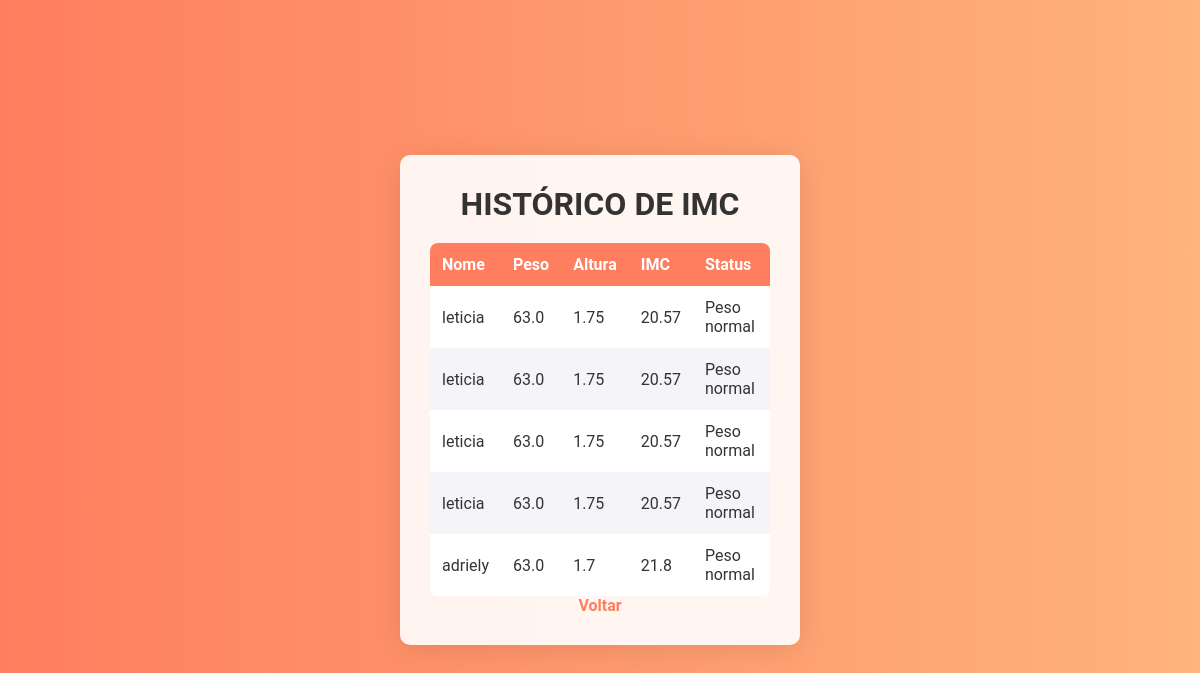
Page /listar on the earlier database version.
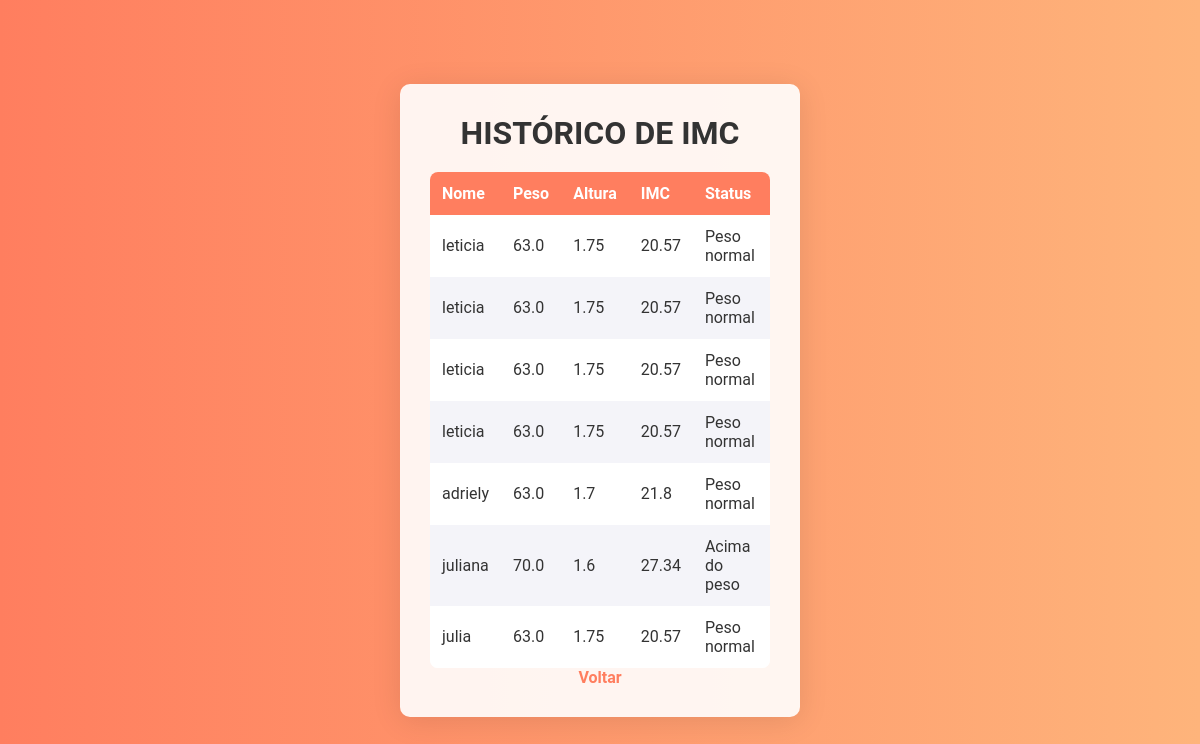
Same page on the later database version.
### tables this page shows
CREATE TABLE pessoas (
            id INTEGER PRIMARY KEY AUTOINCREMENT,
            nome TEXT NOT NULL,
            peso REAL NOT NULL,
            altura REAL NOT NULL,
            imc REAL NOT NULL,
            status TEXT NOT NULL
        );

### app.py (the view)
@app.route('/listar')
def listar():
    conn = sqlite3.connect('imc.db')
    c = conn.cursor()
    c.execute('SELECT nome, peso, altura, imc, status FROM pessoas')
    pessoas = c.fetchall()
    conn.close()
    return render_template('listar.html', pessoas=pessoas)

### templates/listar.html (shortened to what this page needs)
<!DOCTYPE html>
<html lang="pt-br">
<head>
    <link rel="stylesheet" href="{{ url_for('static', filename='style.css') }}">
</head>
<body>
    <div class="container">
        <h1>Histórico de IMC</h1>
        <table>
            <thead>
                <tr>
                    <th>Nome</th>
                    <th>Peso</th>
                    <th>Altura</th>
                    <th>IMC</th>
                    <th>Status</th>
                </tr>
            </thead>
            <tbody>
                {% for pessoa in pessoas %}
                <tr>
                    <td>{{ pessoa[0] }}</td>
                    <td>{{ pessoa[1] }}</td>
                    <td>{{ pessoa[2] }}</td>
                    <td>{{ pessoa[3] }}</td>
                    <td>{{ pessoa[4] }}</td>
                </tr>
                {% endfor %}
            </tbody>
        </table>
        <a href="/">Voltar</a>
    </div>
</body>
</html>

### static/style.css (style rules this page uses)
* { margin: 0; padding: 0; box-sizing: border-box; }
body { font-family: 'Roboto', sans-serif; background: linear-gradient(to right, #ff7e5f, #feb47b); color: #fff; height: 100vh; display: flex; justify-content: center; align-items: center; text-align: center; }
.container { background-color: rgba(255, 255, 255, 0.9); padding: 30px; border-radius: 10px; box-shadow: 0 4px 30px rgba(0, 0, 0, 0.1); width: 100%; max-width: 400px; }
h1 { font-size: 2rem; margin-bottom: 20px; color: #333; font-weight: bold; text-transform: uppercase; }
a { margin-top: 20px; color: #ff7e5f; text-decoration: none; font-size: 1rem; font-weight: bold; }
table { width: 100%; border-collapse: collapse; margin-top: 20px; background-color: #ffffff; border-radius: 8px; overflow: hidden; }
th, td { padding: 12px; text-align: left; font-size: 1rem; color: #333; }
th { background-color: #ff7e5f; color: white; font-weight: bold; }
tr:nth-child(even) { background-color: #f4f4f9; }
tr:nth-child(odd) { background-color: #fff; }

Differences in the rows shown:
added pessoas: nome "juliana", peso "70.0", altura "1.6", imc "27.34", status "Acima do peso"
added pessoas: nome "julia", peso "63.0", altura "1.75", imc "20.57", status "Peso normal"
